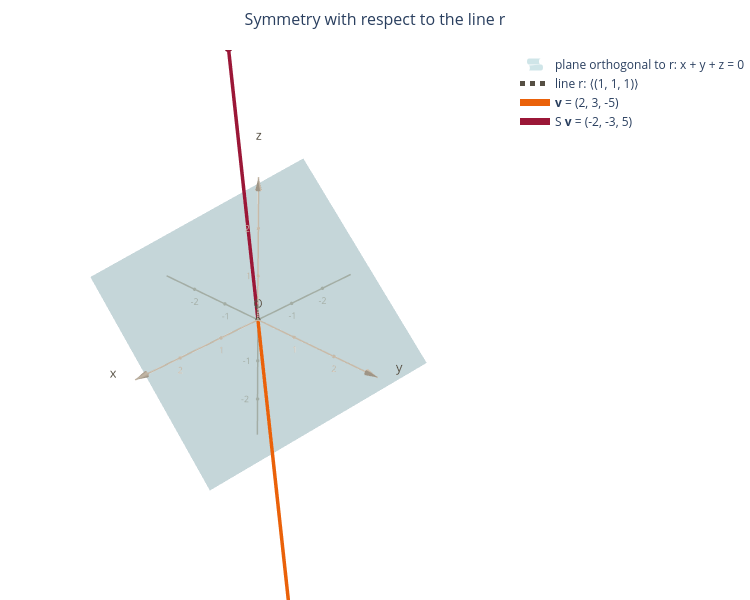

The code cell stored with this chart in its notebook:
### Markdown cell above
We now do the same with the symmetry.

### Code cell
# the same vector, reflected with respect to the line
sv = S @ v

fig = new_figure("Symmetry with respect to the line r")
draw_axes(fig)
draw_plane(fig, d, name="plane orthogonal to r")
draw_line(fig, d, "black", "line r")
draw_vector(fig, v, "orange", "<b>v</b>")
draw_vector(fig, sv, "red", "S <b>v</b>")
fig

### Figure 1 — Plotly figure (JSON) as saved in the notebook; plotly's stock layout.template omitted (floating-point values rounded to 4 significant figures)
{"data": [{"hoverinfo": "skip", "marker": {"color": "#565044", "size": 3}, "mode": "markers+text", "showlegend": false, "text": ["O"], "textfont": {"color": "#565044"}, "textposition": "top center", "type": "scatter3d", "x": [0], "y": [0], "z": [0]}, {"hoverinfo": "skip", "line": {"color": "#c7baa8", "width": 3}, "mode": "lines", "showlegend": false, "type": "scatter3d", "x": [-3, 3], "y": [0, 0], "z": [0, 0]}, {"anchor": "tip", "colorscale": [[0, "#c7baa8"], [1, "#c7baa8"]], "hoverinfo": "skip", "showlegend": false, "showscale": false, "sizemode": "absolute", "sizeref": 0.25, "type": "cone", "u": [3], "v": [0], "w": [0], "x": [3], "y": [0], "z": [0]}, {"hoverinfo": "skip", "marker": {"color": "#c7baa8", "size": 2}, "mode": "markers+text", "showlegend": false, "text": ["-2", "-1", "1", "2"], "textfont": {"color": "#c7baa8", "size": 9}, "textposition": "bottom center", "type": "scatter3d", "x": [-2.0, -1.0, 1.0, 2.0], "y": [-0.0, -0.0, 0.0, 0.0], "z": [-0.0, -0.0, 0.0, 0.0]}, {"hoverinfo": "skip", "mode": "text", "showlegend": false, "text": ["x"], "textfont": {"color": "#565044", "size": 13}, "type": "scatter3d", "x": [3.45], "y": [0], "z": [0]}, {"hoverinfo": "skip", "line": {"color": "#c7baa8", "width": 3}, "mode": "lines", "showlegend": false, "type": "scatter3d", "x": [0, 0], "y": [-3, 3], "z": [0, 0]}, {"anchor": "tip", "colorscale": [[0, "#c7baa8"], [1, "#c7baa8"]], "hoverinfo": "skip", "showlegend": false, "showscale": false, "sizemode": "absolute", "sizeref": 0.25, "type": "cone", "u": [0], "v": [3], "w": [0], "x": [0], "y": [3], "z": [0]}, {"hoverinfo": "skip", "marker": {"color": "#c7baa8", "size": 2}, "mode": "markers+text", "showlegend": false, "text": ["-2", "-1", "1", "2"], "textfont": {"color": "#c7baa8", "size": 9}, "textposition": "bottom center", "type": "scatter3d", "x": [-0.0, -0.0, 0.0, 0.0], "y": [-2.0, -1.0, 1.0, 2.0], "z": [-0.0, -0.0, 0.0, 0.0]}, {"hoverinfo": "skip", "mode": "text", "showlegend": false, "text": ["y"], "textfont": {"color": "#565044", "size": 13}, "type": "scatter3d", "x": [0], "y": [3.45], "z": [0]}, {"hoverinfo": "skip", "line": {"color": "#c7baa8", "width": 3}, "mode": "lines", "showlegend": false, "type": "scatter3d", "x": [0, 0], "y": [0, 0], "z": [-3, 3]}, {"anchor": "tip", "colorscale": [[0, "#c7baa8"], [1, "#c7baa8"]], "hoverinfo": "skip", "showlegend": false, "showscale": false, "sizemode": "absolute", "sizeref": 0.25, "type": "cone", "u": [0], "v": [0], "w": [3], "x": [0], "y": [0], "z": [3]}, {"hoverinfo": "skip", "marker": {"color": "#c7baa8", "size": 2}, "mode": "markers+text", "showlegend": false, "text": ["-2", "-1", "1", "2"], "textfont": {"color": "#c7baa8", "size": 9}, "textposition": "middle left", "type": "scatter3d", "x": [-0.0, -0.0, 0.0, 0.0], "y": [-0.0, -0.0, 0.0, 0.0], "z": [-2.0, -1.0, 1.0, 2.0]}, {"hoverinfo": "skip", "mode": "text", "showlegend": false, "text": ["z"], "textfont": {"color": "#565044", "size": 13}, "type": "scatter3d", "x": [0], "y": [0], "z": [3.45]}, {"colorscale": [[0, "#89bfc7"], [1, "#89bfc7"]], "name": "plane orthogonal to r: x + y + z = 0", "opacity": 0.4, "showlegend": true, "showscale": false, "type": "surface", "x": [[2.041, 2.041], [-2.041, -2.041]], "y": [[-2.788, 0.7471], [-0.7471, 2.788]], "z": [[0.7471, -2.788], [2.788, -0.7471]]}, {"hoverinfo": "skip", "line": {"color": "#565044", "dash": "dash", "width": 5}, "mode": "lines", "showlegend": false, "type": "scatter3d", "x": [-1.732, 1.732], "y": [-1.732, 1.732], "z": [-1.732, 1.732]}, {"hoverinfo": "skip", "line": {"color": "#565044", "dash": "dot", "width": 5}, "mode": "lines", "name": "line r: ⟨(1, 1, 1)⟩", "showlegend": true, "type": "scatter3d", "x": [null], "y": [null], "z": [null]}, {"line": {"color": "#ea6109", "width": 7}, "mode": "lines", "name": "<b>v</b> = (2, 3, -5)", "showlegend": true, "type": "scatter3d", "x": [0, 2], "y": [0, 3], "z": [0, -5]}, {"anchor": "tip", "colorscale": [[0, "#ea6109"], [1, "#ea6109"]], "showlegend": false, "showscale": false, "sizemode": "absolute", "sizeref": 0.3, "type": "cone", "u": [2], "v": [3], "w": [-5], "x": [2], "y": [3], "z": [-5]}, {"hoverinfo": "skip", "mode": "text", "showlegend": false, "text": ["<b>v</b>"], "textfont": {"color": "#ea6109", "size": 13}, "type": "scatter3d", "x": [2.049], "y": [3.073], "z": [-5.122]}, {"line": {"color": "#9b1737", "width": 7}, "mode": "lines", "name": "S <b>v</b> = (-2, -3, 5)", "showlegend": true, "type": "scatter3d", "x": [0, -2], "y": [0, -3], "z": [0, 5]}, {"anchor": "tip", "colorscale": [[0, "#9b1737"], [1, "#9b1737"]], "showlegend": false, "showscale": false, "sizemode": "absolute", "sizeref": 0.3, "type": "cone", "u": [-2], "v": [-3], "w": [5], "x": [-2], "y": [-3], "z": [5]}, {"hoverinfo": "skip", "mode": "text", "showlegend": false, "text": ["S <b>v</b>"], "textfont": {"color": "#9b1737", "size": 13}, "type": "scatter3d", "x": [-2.049], "y": [-3.073], "z": [5.122]}], "layout": {"height": 600, "margin": {"b": 0, "l": 0, "r": 0, "t": 50}, "scene": {"aspectmode": "data", "camera": {"eye": {"x": 1, "y": 1, "z": 0.8}}, "xaxis": {"visible": false}, "yaxis": {"visible": false}, "zaxis": {"visible": false}}, "title": {"font": {"size": 16}, "text": "Symmetry with respect to the line r", "x": 0.5}, "width": 750}}
